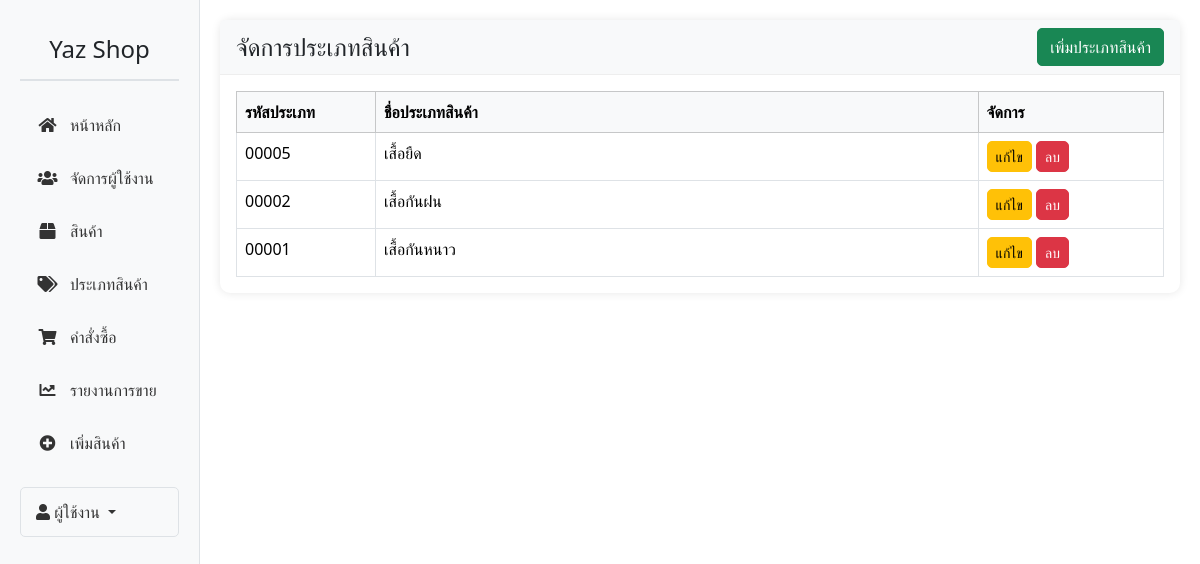
/type_product.php, run on the app's committed database.
### tables this page shows
CREATE TABLE `type` (
  `type_id` int(5) UNSIGNED ZEROFILL NOT NULL COMMENT 'รหัสสินค้า',
  `type_name` varchar(50) NOT NULL COMMENT 'ชื่อสินค้า'
);

### type_product.php (the view, shortened to what this page needs)
<?php
include 'header.php';
?>
<div class="card">
    <div class="card-header d-flex justify-content-between align-items-center">
        <h4 class="mb-0">จัดการประเภทสินค้า</h4>
        <button type="button" class="btn btn-success" data-bs-toggle="modal" data-bs-target="#addTypeModal">
            เพิ่มประเภทสินค้า
        </button>
    </div>
    <div class="card-body">
        <table class="table table-bordered table-hover">
            <thead class="table-light">
                <tr>
                    <th width="15%">รหัสประเภท</th>
                    <th>ชื่อประเภทสินค้า</th>
                    <th width="20%">จัดการ</th>
                </tr>
            </thead>
            <tbody>
                <?php
                $sql = "SELECT * FROM type ORDER BY type_id DESC";
                $result = mysqli_query($conn, $sql);
                while ($row = mysqli_fetch_assoc($result)) { ?>
                    <tr>
                        <td><?= $row['type_id'] ?></td>
                        <td><?= $row['type_name'] ?></td>
                        <td>
                            <button class="btn btn-warning btn-sm"
                                    onclick="editType('<?= $row['type_id'] ?>', '<?= $row['type_name'] ?>')"
                                    data-bs-toggle="modal"
                                    data-bs-target="#editTypeModal">
                                แก้ไข
                            </button>
                            <a href="delete_type.php?id=<?= $row['type_id'] ?>"
                               class="btn btn-danger btn-sm"
                               onclick="return confirm('ต้องการลบประเภทสินค้านี้หรือไม่?')">
                                ลบ
                            </a>
                        </td>
                    </tr>
                <?php } ?>
            </tbody>
        </table>
    </div>
</div>
<?php include 'footer.php'; ?>

### header.php (style rules this page uses)
.card { box-shadow: 0 0 10px rgba(0,0,0,0.1); border-radius: 10px; border: none; }
.card-header { background-color: #f8f9fa; border-bottom: 1px solid #eee; }
.table { margin-bottom: 0; }
.btn { border-radius: 5px; }

### data on the page
type: type_id "00005", type_name "เสื้อยืด"
type: type_id "00002", type_name "เสื้อกันฝน"
type: type_id "00001", type_name "เสื้อกันหนาว"

### other printed values
$user_name "ผู้ใช้งาน"
